Frame 1 (no input): blank canvas, image omitted
Frame 60 (no input): blank canvas, image omitted
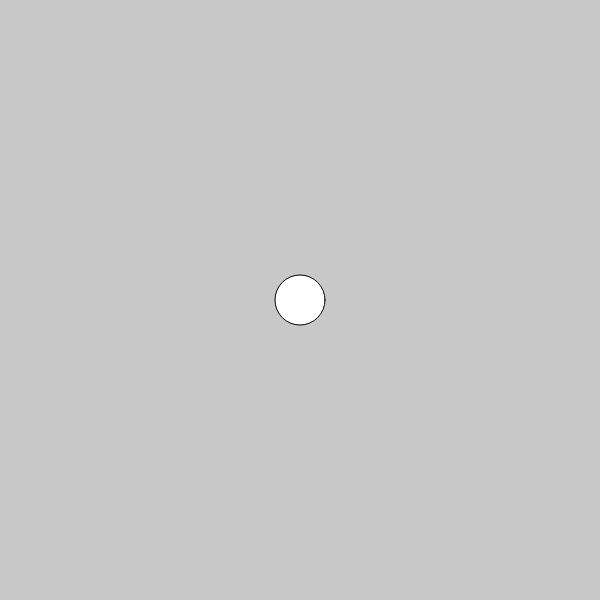
Frame 120 (the mouse pressed at the canvas centre since frame 60)

The p5.js sketch whose frames 1 and 60 were blank and that drew this single picture after the mouse press (run headless with seeded random() and noise() and a simulated clock; from frame 60 on, the mouse is pressed at the canvas centre):

// p5.js sketch
// ── sketch.js
let birds = [];
let mPressed;
let mCurrent;
let birdSize = 50;
let mDragging = false;


function setup() {
    createCanvas(600,600);
    
}

function draw() {
    background(200);

    if (mDragging) {
        line(mPressed.x, mPressed.y, mCurrent.x, mCurrent.y);
        circle(mPressed.x, mPressed.y, birdSize);
    }

    birds.forEach(bird => {
        bird.applyForce(createVector(0,0.03));
        bird.bounce();
        bird.update();
        bird.display();
    });
}

function mousePressed() {
    mPressed = createVector(mouseX, mouseY);
    mCurrent = createVector(mouseX, mouseY);
    mDragging = true;
}

function mouseDragged() {
    mCurrent = createVector(mouseX, mouseY);
}

function mouseReleased() {
    mCurrent = createVector(mouseX, mouseY);

    let bird = new rigidBody(mPressed.x, mPressed.y, 50);
    mDragging = false;
    force = p5.Vector.sub(mPressed, mCurrent);
    force.mult(0.1);
    bird.applyForce(force);

    birds.push(bird);
}
